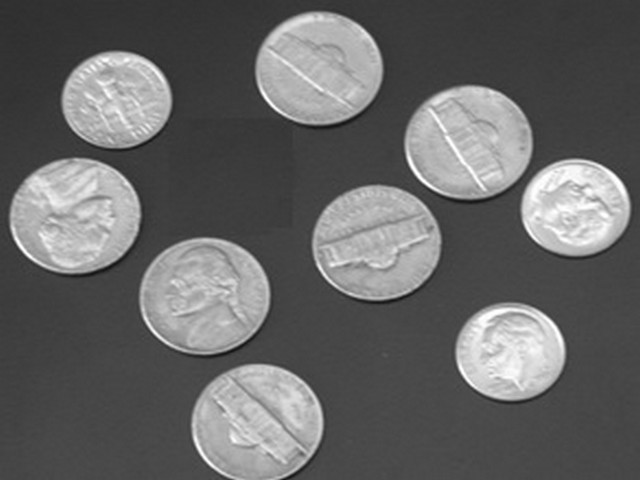
#> input picture UDEMY_ML/MachineVision/Codes/Course_codes_image/image_6.jpg, 640 x 480 px
$ python 4.7-Thresholding.py
#> lines starting #> are read from the running program, lines starting #| are printed output that depends on the picture; after the words box and inside, x2 and y2 are one past the last pixel; in counts of white or black regions, pixels touching at a corner belong together
# Thresholding - Binary Thresholding
# Thresholding converts grayscale image into binary

# Import Computer Vision package - cv2
import cv2

# Import Numerical Python package - numpy as np
import numpy as np

# Read the image using imread built-in function
image = cv2.imread('image_6.jpg')
#> image is the input picture: shape (480, 640, 3); min 18, max 255, mean 102.4

# Display original image using imshow built-in function
cv2.imshow("Original", image)

# Wait until any key is pressed
cv2.waitKey(0)

# cv2.COLOR_BGR2GRAY: Converts color(RGB) image to gray
# BGR(bytes are reversed)
# cv2.cvtColor: Converts image from one color space to another
gray = cv2.cvtColor(image, cv2.COLOR_BGR2GRAY)

# cv2.threshold built-in function which performs thresholding
# cv2.threshold(image, threshold_value, max_value, threshold_type)
ret,threshold = cv2.threshold(gray, 127, 255, cv2.THRESH_BINARY)
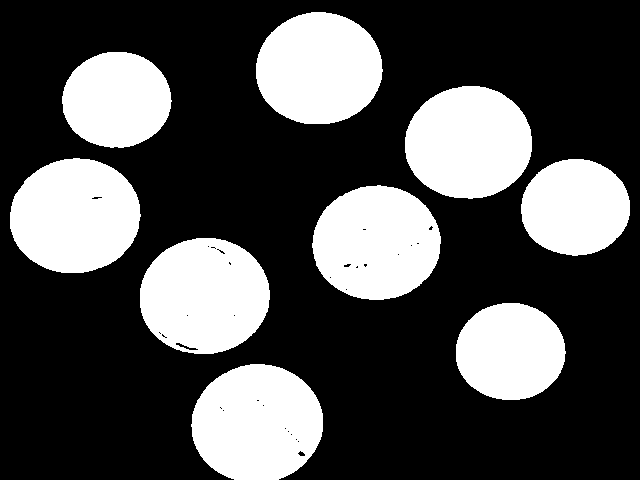
#> threshold: shape (480, 640); 30.8% white; 9 white regions, largest, box (x1, y1, x2, y2) and area: (191, 364, 323, 480) 12141, (140, 238, 270, 354) 11840, (10, 158, 141, 273) 11785

# Display threshold image using imshow built-in function
cv2.imshow('Binary Thresholding', threshold)

# Wait until any key is pressed
cv2.waitKey(0)

# Close all windows
cv2.destroyAllWindows()

$ run again, with UDEMY_ML/MachineVision/Codes/Course_codes_image/image_1.jpg copied over UDEMY_ML/MachineVision/Codes/Course_codes_image/image_6.jpg
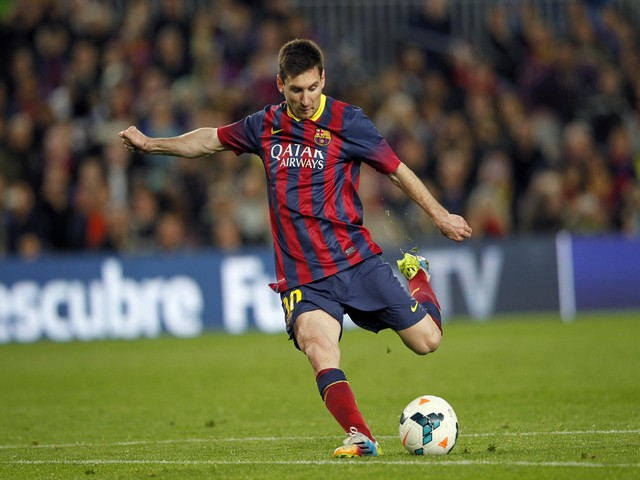
#> input picture UDEMY_ML/MachineVision/Codes/Course_codes_image/image_1.jpg, 640 x 480 px
#> image is the input picture: shape (480, 640, 3); mean B, G, R 67.8, 93, 94.5
#> `gray = cv2.cvtColor(image, cv2.COLOR_BGR2GRAY)`:
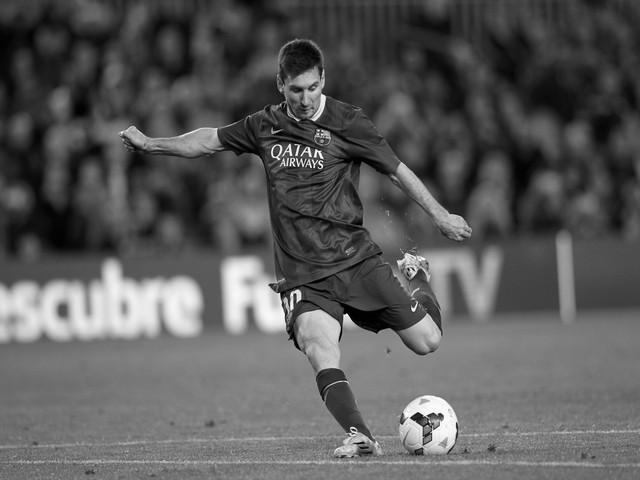
#> gray: shape (480, 640); min 0, max 255, mean 90.5
#> `ret,threshold = cv2.threshold(gray, 127, 255, cv2.THRESH_BINARY)`:
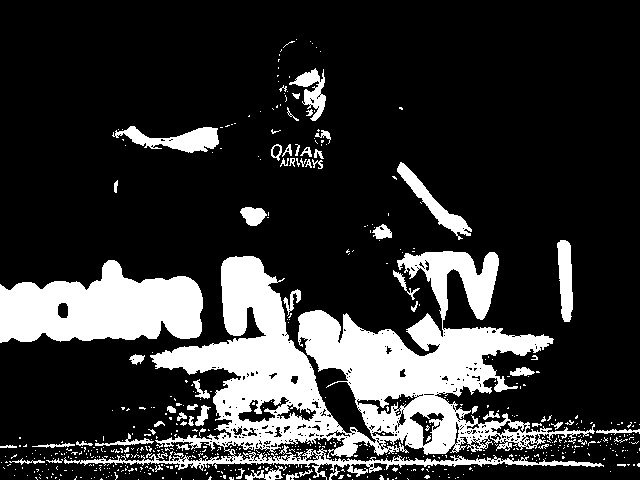
#> threshold: shape (480, 640); 20% white; 584 white regions (524 under 20 px), largest, box (x1, y1, x2, y2) and area: (64, 251, 604, 480) 40058, (0, 260, 203, 343) 11650, (112, 126, 219, 153) 1408

$ run again, with UDEMY_ML/MachineVision/Codes/Course_codes_image/image_2.jpg copied over UDEMY_ML/MachineVision/Codes/Course_codes_image/image_6.jpg
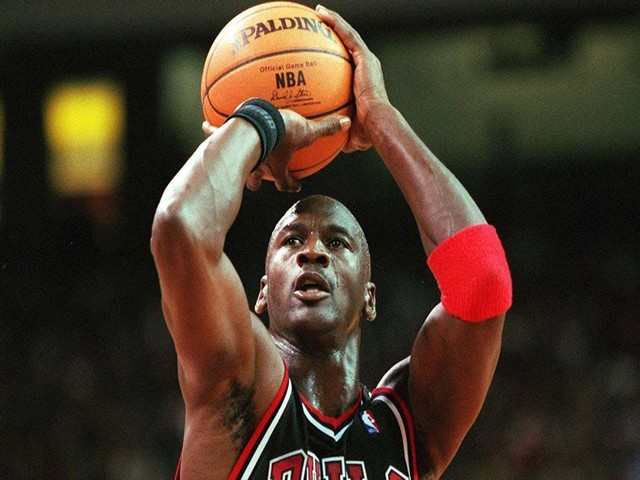
#> input picture UDEMY_ML/MachineVision/Codes/Course_codes_image/image_2.jpg, 640 x 480 px
#> image is the input picture: shape (480, 640, 3); mean B, G, R 39, 53.7, 69.6
#> `gray = cv2.cvtColor(image, cv2.COLOR_BGR2GRAY)`:
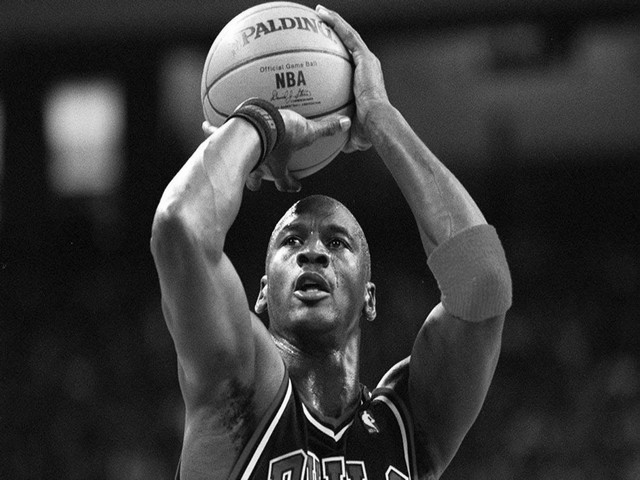
#> gray: shape (480, 640); min 0, max 255, mean 56.8
#> `ret,threshold = cv2.threshold(gray, 127, 255, cv2.THRESH_BINARY)`:
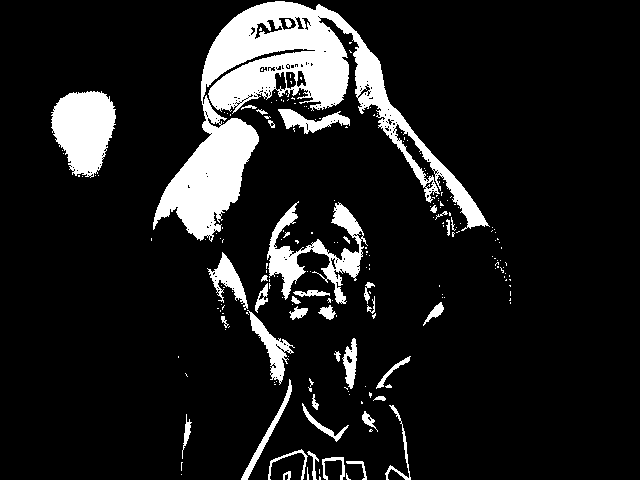
#> threshold: shape (480, 640); 11.9% white; 209 white regions (168 under 20 px), largest, box (x1, y1, x2, y2) and area: (153, 1, 490, 242) 22087, (51, 91, 116, 178) 4007, (267, 201, 368, 304) 3173

$ run again, with UDEMY_ML/MachineVision/Codes/Course_codes_image/image_3.jpg copied over UDEMY_ML/MachineVision/Codes/Course_codes_image/image_6.jpg
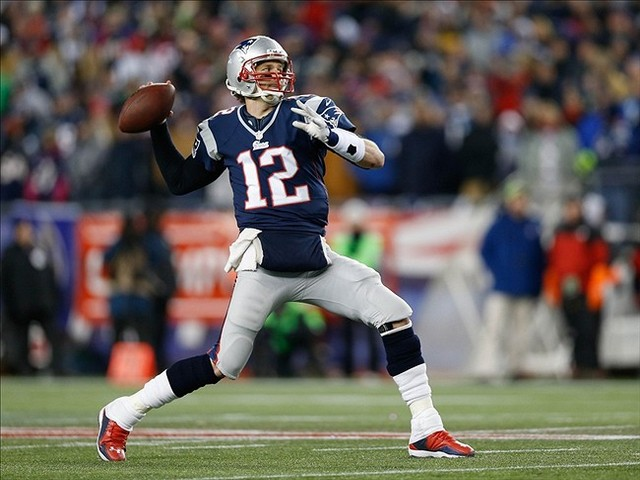
#> input picture UDEMY_ML/MachineVision/Codes/Course_codes_image/image_3.jpg, 640 x 480 px
#> image is the input picture: shape (480, 640, 3); mean B, G, R 89.5, 95.7, 100.9
#> `gray = cv2.cvtColor(image, cv2.COLOR_BGR2GRAY)`:
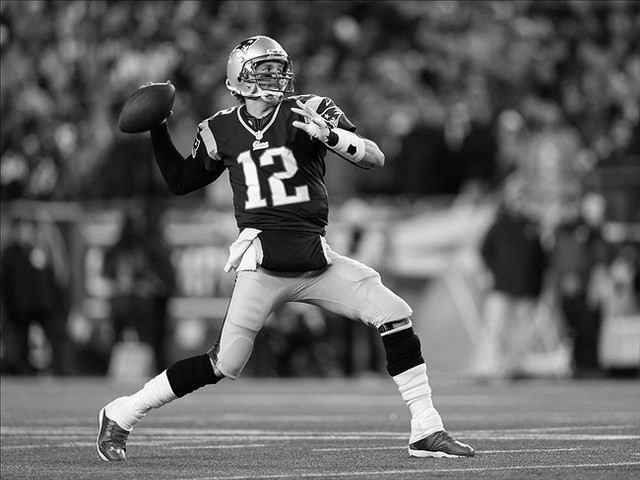
#> gray: shape (480, 640); min 0, max 255, mean 96.6
#> `ret,threshold = cv2.threshold(gray, 127, 255, cv2.THRESH_BINARY)`:
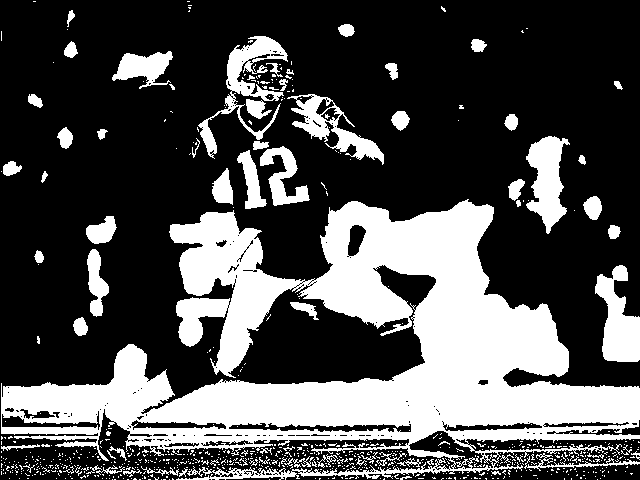
#> threshold: shape (480, 640); 31.2% white; 742 white regions (670 under 20 px), largest, box (x1, y1, x2, y2) and area: (1, 199, 640, 480) 73274, (198, 36, 288, 159) 2604, (595, 265, 640, 362) 2554
